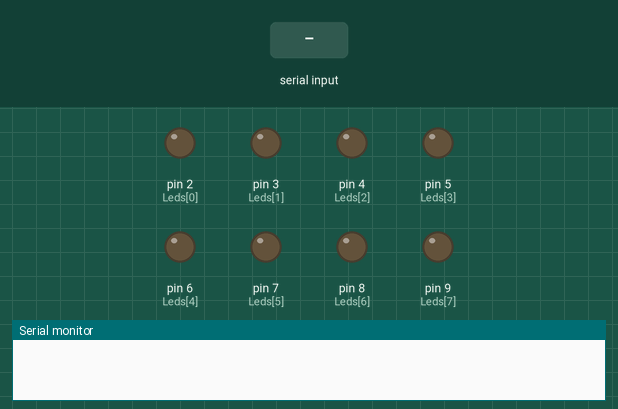
A sketch run on a simulated Arduino Uno, built with avr-gcc and run on an emulated ATmega328P. On the bench: output pins drawn as LEDs (lit = HIGH), the last lines printed to the serial monitor. The test bench sets the inputs (shaded band).

Above: at 1.2 s.
1.3 s: "1" received over Serial
At 2.1 s:
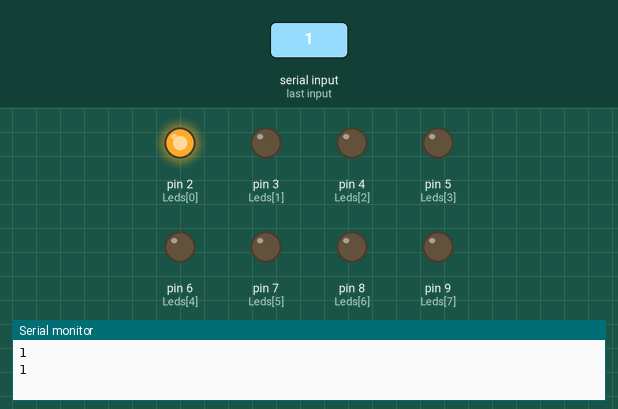
At 2.7 s:
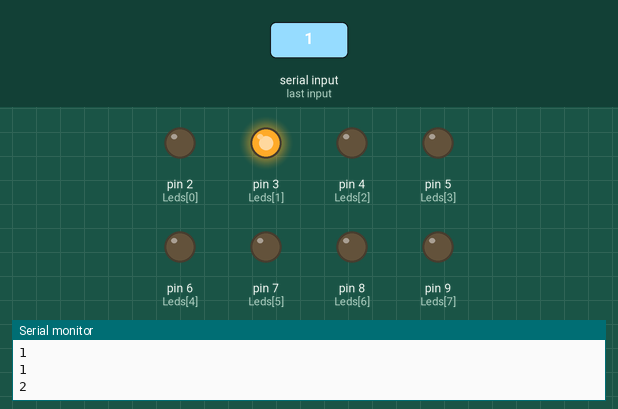
Timing chart, 0 to 15.8 s (numbered marks = the images above; inputs shaded):
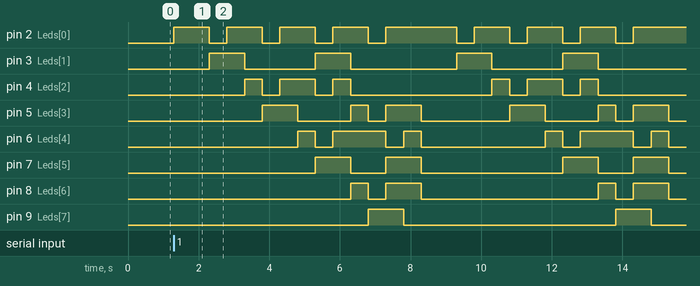

Measured:
- after the input at 1.3 s, pin 2 (Leds[0]): goes 4 × (HIGH 1.0 s, LOW 0.50 s), HIGH 2.0 s, 3 × (LOW 0.50 s, HIGH 1.0 s), LOW 0.50 s, then HIGH, starting at once; pin 3 (Leds[1]): LOW → HIGH after 1.0 s, → LOW 1.0 s later, → HIGH 2.0 s later, → LOW 1.0 s later, … (8 changes in this stretch)

The sketch:

Tarea_2_Fibonacci.ino
```cpp
int Leds[] = {2, 3, 4, 5, 6, 7, 8, 9};
int num;
int num2;
int i;

void setup() {
  // put your setup code here, to run once:

  for(i = 0; i < 8; i++){
    pinMode(Leds[i], OUTPUT);
  }
  Serial.begin(9600);
}

void loop() {
  // put your main code here, to run repeatedly:

  for(i = 0; i < 9; i++){
    digitalWrite(Leds[i], 0);
  }
  while(Serial.available() == 0){};
  num = 0;
  int num3 = 1;
  int aux;

  for(int j = 0; j <= 13; j++){
    aux = num3 + num;
    num = num3;
    num3 = aux;

    num2 = int(num);
    for(i = 0; i < 9; i++){
      if(num2 % 2 == 1){
        digitalWrite(Leds[i], 1);
      }
      else{
        digitalWrite(Leds[i], 0);
      }
      num2 = num2/2;
    }
    Serial.println(num);
    delay(500);
  }
}
```
